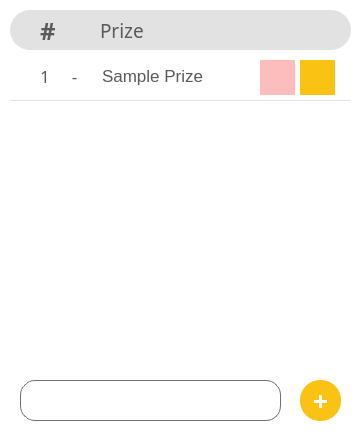
  <widget class="QFrame" name="frame_5">
   <property name="geometry">
    <rect>
     <x>750</x>
     <y>230</y>
     <width>361</width>
     <height>437</height>
    </rect>
   </property>
   <property name="styleSheet">
    <string notr="true">background-color: #FFFFFF; 
border-radius: 20px;</string>
   </property>
   <property name="frameShape">
    <enum>QFrame::StyledPanel</enum>
   </property>
   <property name="frameShadow">
    <enum>QFrame::Raised</enum>
   </property>
   <widget class="QFrame" name="frame_6">
    <property name="geometry">
     <rect>
      <x>10</x>
      <y>10</y>
      <width>341</width>
      <height>40</height>
     </rect>
    </property>
    <property name="autoFillBackground">
     <bool>false</bool>
    </property>
    <property name="styleSheet">
     <string notr="true">background-color: #E2E2E2;
border-top-left-radius : 20px;</string>
    </property>
    <property name="frameShape">
     <enum>QFrame::StyledPanel</enum>
    </property>
    <property name="frameShadow">
     <enum>QFrame::Raised</enum>
    </property>
    <widget class="QLabel" name="ColumPrizeNumber">
     <property name="geometry">
      <rect>
       <x>30</x>
       <y>10</y>
       <width>16</width>
       <height>21</height>
      </rect>
     </property>
     <property name="font">
      <font>
       <family>Leelawadee</family>
       <pointsize>18</pointsize>
       <bold>true</bold>
      </font>
     </property>
     <property name="styleSheet">
      <string notr="true">color: #5B5959;</string>
     </property>
     <property name="text">
      <string>#</string>
     </property>
    </widget>
    <widget class="QLabel" name="ColumnPrize">
     <property name="geometry">
      <rect>
       <x>90</x>
       <y>10</y>
       <width>91</width>
       <height>21</height>
      </rect>
     </property>
     <property name="font">
      <font>
       <family>Leelawadee</family>
       <pointsize>14</pointsize>
       <bold>false</bold>
      </font>
     </property>
     <property name="layoutDirection">
      <enum>Qt::LeftToRight</enum>
     </property>
     <property name="styleSheet">
      <string notr="true">color: #5B5959;</string>
     </property>
     <property name="text">
      <string>Prize</string>
     </property>
    </widget>
   </widget>
   <widget class="QLineEdit" name="InputPrize">
    <property name="geometry">
     <rect>
      <x>20</x>
      <y>380</y>
      <width>261</width>
      <height>41</height>
     </rect>
    </property>
    <property name="font">
     <font>
      <family>Leelawadee</family>
      <pointsize>13</pointsize>
     </font>
    </property>
    <property name="toolTip">
     <string>Enter Prize</string>
    </property>
    <property name="styleSheet">
     <string notr="true">border: 1px solid #707070;
border-radius: 15px;
padding-left: 15px;</string>
    </property>
   </widget>
   <widget class="QPushButton" name="btnAddPrize">
    <property name="geometry">
     <rect>
      <x>300</x>
      <y>380</y>
      <width>41</width>
      <height>41</height>
     </rect>
    </property>
    <property name="font">
     <font>
      <family>Leelawadee</family>
      <pointsize>20</pointsize>
      <bold>true</bold>
     </font>
    </property>
    <property name="cursor">
     <cursorShape>PointingHandCursor</cursorShape>
    </property>
    <property name="toolTip">
     <string>Add</string>
    </property>
    <property name="styleSheet">
     <string notr="true">border-radius: 20px;
background-color: #FAC213;
alig-text: center;
color: white; </string>
    </property>
    <property name="text">
     <string>+</string>
    </property>
   </widget>
   <widget class="QGroupBox" name="groupBox_3">
    <property name="geometry">
     <rect>
      <x>10</x>
      <y>60</y>
      <width>341</width>
      <height>41</height>
     </rect>
    </property>
    <property name="styleSheet">
     <string notr="true">border-bottom: 1px solid #E2E2E2;
border-radius: 1px;</string>
    </property>
    <property name="title">
     <string/>
    </property>
    <widget class="QLabel" name="label_2">
     <property name="geometry">
      <rect>
       <x>30</x>
       <y>0</y>
       <width>61</width>
       <height>31</height>
      </rect>
     </property>
     <property name="font">
      <font>
       <family>Leelawadee</family>
       <pointsize>13</pointsize>
      </font>
     </property>
     <property name="styleSheet">
      <string notr="true">color: #5B5959; 
border: none;</string>
     </property>
     <property name="text">
      <string>1     -</string>
     </property>
    </widget>
    <widget class="QLineEdit" name="LineEditName1_2">
     <property name="geometry">
      <rect>
       <x>90</x>
       <y>0</y>
       <width>251</width>
       <height>31</height>
      </rect>
     </property>
     <property name="font">
      <font>
       <pointsize>13</pointsize>
      </font>
     </property>
     <property name="styleSheet">
      <string notr="true">border: none;
color: #5B5959;
background-color: transparent;</string>
     </property>
     <property name="text">
      <string>Sample Prize</string>
     </property>
    </widget>
    <widget class="QPushButton" name="PrizeEdit">
     <property name="geometry">
      <rect>
       <x>290</x>
       <y>0</y>
       <width>35</width>
       <height>35</height>
      </rect>
     </property>
     <property name="cursor">
      <cursorShape>PointingHandCursor</cursorShape>
     </property>
     <property name="styleSheet">
      <string notr="true">border: none;
background-color: #FAC213;</string>
     </property>
     <property name="text">
      <string/>
     </property>
     <property name="iconSize">
      <size>
       <width>20</width>
       <height>20</height>
      </size>
     </property>
    </widget>
    <widget class="QPushButton" name="PrizeDelete">
     <property name="geometry">
      <rect>
       <x>250</x>
       <y>0</y>
       <width>35</width>
       <height>35</height>
      </rect>
     </property>
     <property name="cursor">
      <cursorShape>PointingHandCursor</cursorShape>
     </property>
     <property name="styleSheet">
      <string notr="true">border: none;
background-color: #FEBDBD;</string>
     </property>
     <property name="text">
      <string/>
     </property>
     <property name="iconSize">
      <size>
       <width>20</width>
       <height>20</height>
      </size>
     </property>
    </widget>
   </widget>
  </widget>
